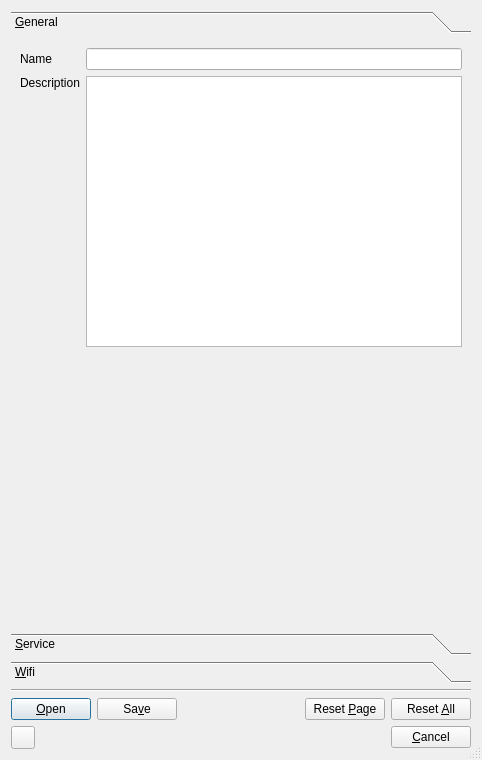
<?xml version="1.0" encoding="UTF-8"?>
<ui version="4.0">
 <class>Provisioning</class>
 <widget class="QDialog" name="Provisioning">
  <property name="geometry">
   <rect>
    <x>0</x>
    <y>0</y>
    <width>482</width>
    <height>760</height>
   </rect>
  </property>
  <property name="windowTitle">
   <string>Provisioning Editor</string>
  </property>
  <property name="sizeGripEnabled">
   <bool>true</bool>
  </property>
  <layout class="QVBoxLayout" name="verticalLayout">
   <item>
    <widget class="QToolBox" name="toolBox_prov_ed">
     <property name="currentIndex">
      <number>0</number>
     </property>
     <widget class="QWidget" name="general">
      <property name="geometry">
       <rect>
        <x>0</x>
        <y>0</y>
        <width>464</width>
        <height>588</height>
       </rect>
      </property>
      <attribute name="label">
       <string>&amp;General</string>
      </attribute>
      <layout class="QGridLayout" name="gridLayout">
       <item row="0" column="0">
        <widget class="QLabel" name="label_name">
         <property name="text">
          <string>Name</string>
         </property>
        </widget>
       </item>
       <item row="0" column="1">
        <widget class="QLineEdit" name="lineEdit_name"/>
       </item>
       <item row="1" column="0">
        <widget class="QLabel" name="label_description">
         <property name="text">
          <string>Description</string>
         </property>
         <property name="alignment">
          <set>Qt::AlignLeading|Qt::AlignLeft|Qt::AlignTop</set>
         </property>
        </widget>
       </item>
       <item row="1" column="1">
        <widget class="QPlainTextEdit" name="plainTextEdit_description"/>
       </item>
       <item row="2" column="1">
        <spacer name="verticalSpacer">
         <property name="orientation">
          <enum>Qt::Vertical</enum>
         </property>
         <property name="sizeHint" stdset="0">
          <size>
           <width>20</width>
           <height>40</height>
          </size>
         </property>
        </spacer>
       </item>
      </layout>
     </widget>
     <widget class="QWidget" name="service">
      <property name="geometry">
       <rect>
        <x>0</x>
        <y>0</y>
        <width>450</width>
        <height>603</height>
       </rect>
      </property>
      <attribute name="label">
       <string>&amp;Service</string>
      </attribute>
      <layout class="QVBoxLayout" name="verticalLayout_2">
       <item>
        <widget class="QGroupBox" name="groupBox">
         <property name="title">
          <string>Type</string>
         </property>
         <layout class="QFormLayout" name="formLayout_5">
          <item row="0" column="0">
           <widget class="QComboBox" name="comboBox_type">
            <item>
             <property name="text">
              <string>ethernet</string>
             </property>
            </item>
            <item>
             <property name="text">
              <string>wifi</string>
             </property>
            </item>
           </widget>
          </item>
          <item row="0" column="1">
           <spacer name="horizontalSpacer">
            <property name="orientation">
             <enum>Qt::Horizontal</enum>
            </property>
            <property name="sizeHint" stdset="0">
             <size>
              <width>40</width>
              <height>20</height>
             </size>
            </property>
           </spacer>
          </item>
         </layout>
        </widget>
       </item>
       <item>
        <widget class="QGroupBox" name="groupBox_ipv4">
         <property name="title">
          <string>IPV4</string>
         </property>
         <layout class="QGridLayout" name="gridLayout_8">
          <item row="0" column="0">
           <widget class="QLabel" name="label_8">
            <property name="text">
             <string>Method</string>
            </property>
           </widget>
          </item>
          <item row="0" column="1">
           <widget class="QComboBox" name="comboBox_ipv4method">
            <item>
             <property name="text">
              <string>DHCP</string>
             </property>
            </item>
            <item>
             <property name="text">
              <string>Manual</string>
             </property>
            </item>
            <item>
             <property name="text">
              <string>Off</string>
             </property>
            </item>
           </widget>
          </item>
          <item row="0" column="2">
           <spacer name="horizontalSpacer_6">
            <property name="orientation">
             <enum>Qt::Horizontal</enum>
            </property>
            <property name="sizeHint" stdset="0">
             <size>
              <width>265</width>
              <height>20</height>
             </size>
            </property>
           </spacer>
          </item>
          <item row="1" column="0">
           <widget class="QLabel" name="label">
            <property name="text">
             <string>Address</string>
            </property>
           </widget>
          </item>
          <item row="1" column="1" colspan="2">
           <widget class="QLineEdit" name="lineEdit_ipv4address"/>
          </item>
          <item row="2" column="0">
           <widget class="QLabel" name="label_2">
            <property name="text">
             <string>Netmask</string>
            </property>
           </widget>
          </item>
          <item row="2" column="1" colspan="2">
           <widget class="QLineEdit" name="lineEdit_ipv4netmask"/>
          </item>
          <item row="3" column="0">
           <widget class="QLabel" name="label_3">
            <property name="text">
             <string>Gateway</string>
            </property>
           </widget>
          </item>
          <item row="3" column="1" colspan="2">
           <widget class="QLineEdit" name="lineEdit_ipv4gateway"/>
          </item>
         </layout>
        </widget>
       </item>
       <item>
        <widget class="QGroupBox" name="groupBox_ipv6">
         <property name="title">
          <string>IPV6</string>
         </property>
         <layout class="QGridLayout" name="gridLayout_9">
          <item row="0" column="0">
           <widget class="QLabel" name="label_9">
            <property name="text">
             <string>Method</string>
            </property>
           </widget>
          </item>
          <item row="0" column="1">
           <widget class="QComboBox" name="comboBox_ipv6method">
            <item>
             <property name="text">
              <string>Auto</string>
             </property>
            </item>
            <item>
             <property name="text">
              <string>Manual</string>
             </property>
            </item>
            <item>
             <property name="text">
              <string>Off</string>
             </property>
            </item>
           </widget>
          </item>
          <item row="0" column="3">
           <spacer name="horizontalSpacer_7">
            <property name="orientation">
             <enum>Qt::Horizontal</enum>
            </property>
            <property name="sizeHint" stdset="0">
             <size>
              <width>225</width>
              <height>20</height>
             </size>
            </property>
           </spacer>
          </item>
          <item row="1" column="0">
           <widget class="QLabel" name="label_7">
            <property name="text">
             <string>Prefix Length</string>
            </property>
           </widget>
          </item>
          <item row="1" column="1">
           <widget class="QSpinBox" name="spinBox_ipv6prefixlength">
            <property name="maximum">
             <number>255</number>
            </property>
           </widget>
          </item>
          <item row="1" column="2" colspan="2">
           <spacer name="horizontalSpacer_8">
            <property name="orientation">
             <enum>Qt::Horizontal</enum>
            </property>
            <property name="sizeHint" stdset="0">
             <size>
              <width>237</width>
              <height>20</height>
             </size>
            </property>
           </spacer>
          </item>
          <item row="2" column="0">
           <widget class="QLabel" name="label_5">
            <property name="text">
             <string>Address</string>
            </property>
           </widget>
          </item>
          <item row="2" column="1" colspan="3">
           <widget class="QLineEdit" name="lineEdit_ipv6address"/>
          </item>
          <item row="3" column="0">
           <widget class="QLabel" name="label_4">
            <property name="text">
             <string>Gateway</string>
            </property>
           </widget>
          </item>
          <item row="3" column="1" colspan="3">
           <widget class="QLineEdit" name="lineEdit_ipv6gateway"/>
          </item>
          <item row="4" column="0">
           <widget class="QLabel" name="label_6">
            <property name="text">
             <string>Privacy</string>
            </property>
           </widget>
          </item>
          <item row="4" column="1" colspan="2">
           <widget class="QComboBox" name="comboBox_ipv6privacy">
            <property name="minimumSize">
             <size>
              <width>100</width>
              <height>0</height>
             </size>
            </property>
            <item>
             <property name="text">
              <string>Disabled</string>
             </property>
            </item>
            <item>
             <property name="text">
              <string>Preferred</string>
             </property>
            </item>
            <item>
             <property name="text">
              <string>Enabled</string>
             </property>
            </item>
           </widget>
          </item>
          <item row="4" column="3">
           <spacer name="horizontalSpacer_9">
            <property name="orientation">
             <enum>Qt::Horizontal</enum>
            </property>
            <property name="sizeHint" stdset="0">
             <size>
              <width>225</width>
              <height>20</height>
             </size>
            </property>
           </spacer>
          </item>
         </layout>
        </widget>
       </item>
       <item>
        <widget class="QGroupBox" name="groupBox_addresses">
         <property name="title">
          <string>Addresses</string>
         </property>
         <layout class="QFormLayout" name="formLayout">
          <item row="0" column="0">
           <widget class="QLabel" name="label_10">
            <property name="text">
             <string>MAC Address</string>
            </property>
           </widget>
          </item>
          <item row="0" column="1">
           <widget class="QLineEdit" name="lineEdit_macaddress"/>
          </item>
          <item row="1" column="0">
           <widget class="QLabel" name="label_14">
            <property name="text">
             <string>Domain</string>
            </property>
           </widget>
          </item>
          <item row="1" column="1">
           <widget class="QLineEdit" name="lineEdit_domain"/>
          </item>
          <item row="2" column="0">
           <widget class="QLabel" name="label_11">
            <property name="text">
             <string>Name Servers</string>
            </property>
           </widget>
          </item>
          <item row="2" column="1">
           <widget class="QLineEdit" name="lineEdit_nameservers"/>
          </item>
          <item row="3" column="0">
           <widget class="QLabel" name="label_12">
            <property name="text">
             <string>Time Servers</string>
            </property>
           </widget>
          </item>
          <item row="3" column="1">
           <widget class="QLineEdit" name="lineEdit_timeservers"/>
          </item>
          <item row="4" column="0">
           <widget class="QLabel" name="label_13">
            <property name="text">
             <string>Search Domains</string>
            </property>
           </widget>
          </item>
          <item row="4" column="1">
           <widget class="QLineEdit" name="lineEdit_searchdomains"/>
          </item>
         </layout>
        </widget>
       </item>
       <item>
        <spacer name="verticalSpacer_2">
         <property name="orientation">
          <enum>Qt::Vertical</enum>
         </property>
         <property name="sizeHint" stdset="0">
          <size>
           <width>20</width>
           <height>40</height>
          </size>
         </property>
        </spacer>
       </item>
      </layout>
     </widget>
     <widget class="QWidget" name="wifi">
      <property name="geometry">
       <rect>
        <x>0</x>
        <y>0</y>
        <width>464</width>
        <height>588</height>
       </rect>
      </property>
      <attribute name="label">
       <string>&amp;Wifi</string>
      </attribute>
      <layout class="QGridLayout" name="gridLayout_5">
       <item row="0" column="0">
        <widget class="QGroupBox" name="groupBox_4">
         <property name="title">
          <string>Need some good name</string>
         </property>
         <layout class="QGridLayout" name="gridLayout_4">
          <item row="0" column="0">
           <widget class="QLabel" name="label_15">
            <property name="text">
             <string>Name</string>
            </property>
           </widget>
          </item>
          <item row="0" column="1" colspan="2">
           <widget class="QLineEdit" name="lineEdit_wifiname"/>
          </item>
          <item row="1" column="0">
           <widget class="QLabel" name="label_16">
            <property name="text">
             <string>SSID</string>
            </property>
           </widget>
          </item>
          <item row="1" column="1" colspan="2">
           <widget class="QLineEdit" name="lineEdit_wifissid"/>
          </item>
          <item row="2" column="0" colspan="2">
           <widget class="QCheckBox" name="checkBox_wifihidden">
            <property name="text">
             <string>Hidden</string>
            </property>
           </widget>
          </item>
          <item row="2" column="2">
           <spacer name="horizontalSpacer_3">
            <property name="orientation">
             <enum>Qt::Horizontal</enum>
            </property>
            <property name="sizeHint" stdset="0">
             <size>
              <width>241</width>
              <height>20</height>
             </size>
            </property>
           </spacer>
          </item>
         </layout>
        </widget>
       </item>
       <item row="1" column="0">
        <widget class="QGroupBox" name="groupBox_eap">
         <property name="title">
          <string>Extensible Authentication Protocol</string>
         </property>
         <layout class="QGridLayout" name="gridLayout_7">
          <item row="0" column="0">
           <widget class="QLabel" name="label_17">
            <property name="text">
             <string>EAP Type</string>
            </property>
           </widget>
          </item>
          <item row="0" column="1">
           <widget class="QComboBox" name="comboBox_eaptype">
            <item>
             <property name="text">
              <string/>
             </property>
            </item>
            <item>
             <property name="text">
              <string>tls</string>
             </property>
            </item>
            <item>
             <property name="text">
              <string>ttls</string>
             </property>
            </item>
            <item>
             <property name="text">
              <string>peap</string>
             </property>
            </item>
           </widget>
          </item>
          <item row="0" column="2">
           <spacer name="horizontalSpacer_10">
            <property name="orientation">
             <enum>Qt::Horizontal</enum>
            </property>
            <property name="sizeHint" stdset="0">
             <size>
              <width>290</width>
              <height>20</height>
             </size>
            </property>
           </spacer>
          </item>
          <item row="1" column="0">
           <widget class="QLabel" name="label_22">
            <property name="text">
             <string>Identity</string>
            </property>
           </widget>
          </item>
          <item row="1" column="1" colspan="2">
           <widget class="QLineEdit" name="lineEdit_eaptype"/>
          </item>
         </layout>
        </widget>
       </item>
       <item row="2" column="0">
        <widget class="QGroupBox" name="groupBox_certificates">
         <property name="title">
          <string>Certificates</string>
         </property>
         <layout class="QGridLayout" name="gridLayout_2">
          <item row="0" column="0">
           <widget class="QToolButton" name="toolButton_cacertfile">
            <property name="text">
             <string>...</string>
            </property>
           </widget>
          </item>
          <item row="0" column="1">
           <widget class="QLineEdit" name="lineEdit_cacertfile"/>
          </item>
          <item row="1" column="1">
           <widget class="QLineEdit" name="lineEdit_clientcertfile"/>
          </item>
          <item row="1" column="0">
           <widget class="QToolButton" name="toolButton_clientcertfile">
            <property name="text">
             <string>...</string>
            </property>
           </widget>
          </item>
         </layout>
        </widget>
       </item>
       <item row="4" column="0">
        <widget class="QGroupBox" name="groupBox_security">
         <property name="title">
          <string>Security</string>
         </property>
         <layout class="QGridLayout" name="gridLayout_6">
          <item row="0" column="0">
           <widget class="QLabel" name="label_25">
            <property name="text">
             <string>Security Type</string>
            </property>
           </widget>
          </item>
          <item row="0" column="1">
           <widget class="QComboBox" name="comboBox_securitytype">
            <item>
             <property name="text">
              <string>none</string>
             </property>
            </item>
            <item>
             <property name="text">
              <string>psk</string>
             </property>
            </item>
            <item>
             <property name="text">
              <string>ieee8021x</string>
             </property>
            </item>
            <item>
             <property name="text">
              <string>wep</string>
             </property>
            </item>
           </widget>
          </item>
          <item row="0" column="2">
           <spacer name="horizontalSpacer_11">
            <property name="orientation">
             <enum>Qt::Horizontal</enum>
            </property>
            <property name="sizeHint" stdset="0">
             <size>
              <width>230</width>
              <height>20</height>
             </size>
            </property>
           </spacer>
          </item>
          <item row="1" column="0">
           <widget class="QLabel" name="label_23">
            <property name="text">
             <string>Passphrase</string>
            </property>
           </widget>
          </item>
          <item row="1" column="1" colspan="2">
           <widget class="QLineEdit" name="lineEdit_passphrase"/>
          </item>
          <item row="2" column="0">
           <widget class="QLabel" name="label_24">
            <property name="text">
             <string>Phase 2</string>
            </property>
           </widget>
          </item>
          <item row="2" column="1" colspan="2">
           <widget class="QLineEdit" name="lineEdit_phase2"/>
          </item>
         </layout>
        </widget>
       </item>
       <item row="3" column="0">
        <widget class="QGroupBox" name="groupBox_privatekey">
         <property name="title">
          <string>Private Key</string>
         </property>
         <layout class="QGridLayout" name="gridLayout_3">
          <item row="0" column="0">
           <widget class="QToolButton" name="toolButton_privatekeyfile">
            <property name="text">
             <string>...</string>
            </property>
           </widget>
          </item>
          <item row="0" column="1" colspan="2">
           <widget class="QLineEdit" name="lineEdit_privatekeyfile"/>
          </item>
          <item row="1" column="0">
           <widget class="QLabel" name="label_26">
            <property name="text">
             <string>Private Key&lt;br&gt;Passphrase</string>
            </property>
           </widget>
          </item>
          <item row="1" column="1" colspan="2">
           <widget class="QLineEdit" name="lineEdit_privatekeypassphrase"/>
          </item>
          <item row="2" column="0">
           <widget class="QLabel" name="label_27">
            <property name="text">
             <string>Passphrase Type</string>
            </property>
           </widget>
          </item>
          <item row="2" column="1">
           <widget class="QComboBox" name="comboBox_privatekeypassphrasetype">
            <item>
             <property name="text">
              <string/>
             </property>
            </item>
            <item>
             <property name="text">
              <string>fsid</string>
             </property>
            </item>
           </widget>
          </item>
          <item row="2" column="2">
           <spacer name="horizontalSpacer_2">
            <property name="orientation">
             <enum>Qt::Horizontal</enum>
            </property>
            <property name="sizeHint" stdset="0">
             <size>
              <width>117</width>
              <height>20</height>
             </size>
            </property>
           </spacer>
          </item>
         </layout>
        </widget>
       </item>
      </layout>
     </widget>
    </widget>
   </item>
   <item>
    <widget class="Line" name="line">
     <property name="orientation">
      <enum>Qt::Horizontal</enum>
     </property>
    </widget>
   </item>
   <item>
    <layout class="QHBoxLayout" name="horizontalLayout">
     <item>
      <widget class="QPushButton" name="pushButton_open">
       <property name="text">
        <string>&amp;Open</string>
       </property>
      </widget>
     </item>
     <item>
      <widget class="QPushButton" name="pushButton_save">
       <property name="enabled">
        <bool>true</bool>
       </property>
       <property name="whatsThis">
        <string>&lt;html&gt;&lt;head/&gt;&lt;body&gt;&lt;p&gt;Accept the entries, send them to Connman, and close the dialog.&lt;/p&gt;&lt;/body&gt;&lt;/html&gt;</string>
       </property>
       <property name="text">
        <string>Sa&amp;ve</string>
       </property>
      </widget>
     </item>
     <item>
      <spacer name="horizontalSpacer_5">
       <property name="orientation">
        <enum>Qt::Horizontal</enum>
       </property>
       <property name="sizeHint" stdset="0">
        <size>
         <width>40</width>
         <height>20</height>
        </size>
       </property>
      </spacer>
     </item>
     <item>
      <widget class="QPushButton" name="pushButton_resetpage">
       <property name="whatsThis">
        <string>&lt;html&gt;&lt;head/&gt;&lt;body&gt;&lt;p&gt;Clear all entries on the current page.&lt;/p&gt;&lt;p&gt;This button will reset every field on the current page to the default value, which generally means nothing in the field.&lt;/p&gt;&lt;/body&gt;&lt;/html&gt;</string>
       </property>
       <property name="text">
        <string>Reset &amp;Page</string>
       </property>
      </widget>
     </item>
     <item>
      <widget class="QPushButton" name="pushButton_resetall">
       <property name="whatsThis">
        <string>&lt;html&gt;&lt;head/&gt;&lt;body&gt;&lt;p&gt;Clear all fields on every page of the dialog.&lt;/p&gt;&lt;p&gt;This will reset every field on every page to the default value for the field. &lt;/p&gt;&lt;/body&gt;&lt;/html&gt;</string>
       </property>
       <property name="text">
        <string>Reset &amp;All</string>
       </property>
      </widget>
     </item>
    </layout>
   </item>
   <item>
    <layout class="QHBoxLayout" name="horizontalLayout_2">
     <item>
      <widget class="QToolButton" name="toolButton_whatsthis">
       <property name="toolTip">
        <string>&lt;html&gt;&lt;head/&gt;&lt;body&gt;&lt;p&gt;What's This&lt;/p&gt;&lt;/body&gt;&lt;/html&gt;</string>
       </property>
       <property name="text">
        <string/>
       </property>
      </widget>
     </item>
     <item>
      <spacer name="horizontalSpacer_4">
       <property name="orientation">
        <enum>Qt::Horizontal</enum>
       </property>
       <property name="sizeHint" stdset="0">
        <size>
         <width>40</width>
         <height>20</height>
        </size>
       </property>
      </spacer>
     </item>
     <item>
      <widget class="QPushButton" name="pushButton_cancel">
       <property name="whatsThis">
        <string>&lt;html&gt;&lt;head/&gt;&lt;body&gt;&lt;p&gt;Close the dialog without sending any entries to Connman.&lt;/p&gt;&lt;/body&gt;&lt;/html&gt;</string>
       </property>
       <property name="text">
        <string>&amp;Cancel</string>
       </property>
      </widget>
     </item>
    </layout>
   </item>
  </layout>
  <action name="actionFile_CA_Cert">
   <property name="text">
    <string>CA Certificate</string>
   </property>
   <property name="toolTip">
    <string>Select File</string>
   </property>
  </action>
  <action name="actionFile_Client_Cert">
   <property name="text">
    <string>Client Certificate</string>
   </property>
   <property name="toolTip">
    <string>Select File</string>
   </property>
  </action>
  <action name="actionFile_Private_Key">
   <property name="text">
    <string>Private Key File</string>
   </property>
   <property name="toolTip">
    <string>Select File</string>
   </property>
  </action>
 </widget>
 <resources/>
 <connections>
  <connection>
   <sender>pushButton_cancel</sender>
   <signal>clicked()</signal>
   <receiver>Provisioning</receiver>
   <slot>reject()</slot>
   <hints>
    <hint type="sourcelabel">
     <x>351</x>
     <y>737</y>
    </hint>
    <hint type="destinationlabel">
     <x>310</x>
     <y>-23</y>
    </hint>
   </hints>
  </connection>
 </connections>
</ui>
